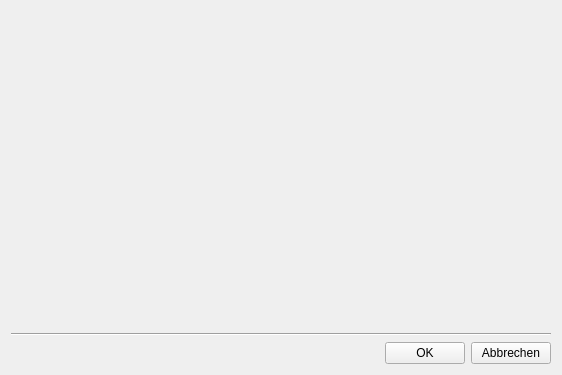
<?xml version="1.0" encoding="UTF-8"?>
<ui version="4.0">
 <class>Form</class>
 <widget class="QWidget" name="Form">
  <property name="windowModality">
   <enum>Qt::WindowModal</enum>
  </property>
  <property name="geometry">
   <rect>
    <x>0</x>
    <y>0</y>
    <width>562</width>
    <height>375</height>
   </rect>
  </property>
  <property name="windowTitle">
   <string>Datenbank</string>
  </property>
  <property name="windowIcon">
   <iconset resource="../res.qrc">
    <normaloff>:/newPrefix/res/Settings.png</normaloff>:/newPrefix/res/Settings.png</iconset>
  </property>
  <layout class="QVBoxLayout" name="verticalLayout">
   <property name="topMargin">
    <number>0</number>
   </property>
   <item>
    <widget class="QWidget" name="widget" native="true"/>
   </item>
   <item>
    <widget class="Line" name="line">
     <property name="orientation">
      <enum>Qt::Horizontal</enum>
     </property>
    </widget>
   </item>
   <item>
    <layout class="QHBoxLayout" name="horizontalLayout">
     <item>
      <spacer name="horizontalSpacer">
       <property name="orientation">
        <enum>Qt::Horizontal</enum>
       </property>
       <property name="sizeHint" stdset="0">
        <size>
         <width>40</width>
         <height>20</height>
        </size>
       </property>
      </spacer>
     </item>
     <item>
      <widget class="QPushButton" name="pushButton_ok">
       <property name="text">
        <string>OK</string>
       </property>
      </widget>
     </item>
     <item>
      <widget class="QPushButton" name="pushButton_abbrechen">
       <property name="text">
        <string>Abbrechen</string>
       </property>
      </widget>
     </item>
    </layout>
   </item>
  </layout>
 </widget>
 <resources>
  <include location="../res.qrc"/>
 </resources>
 <connections/>
</ui>
